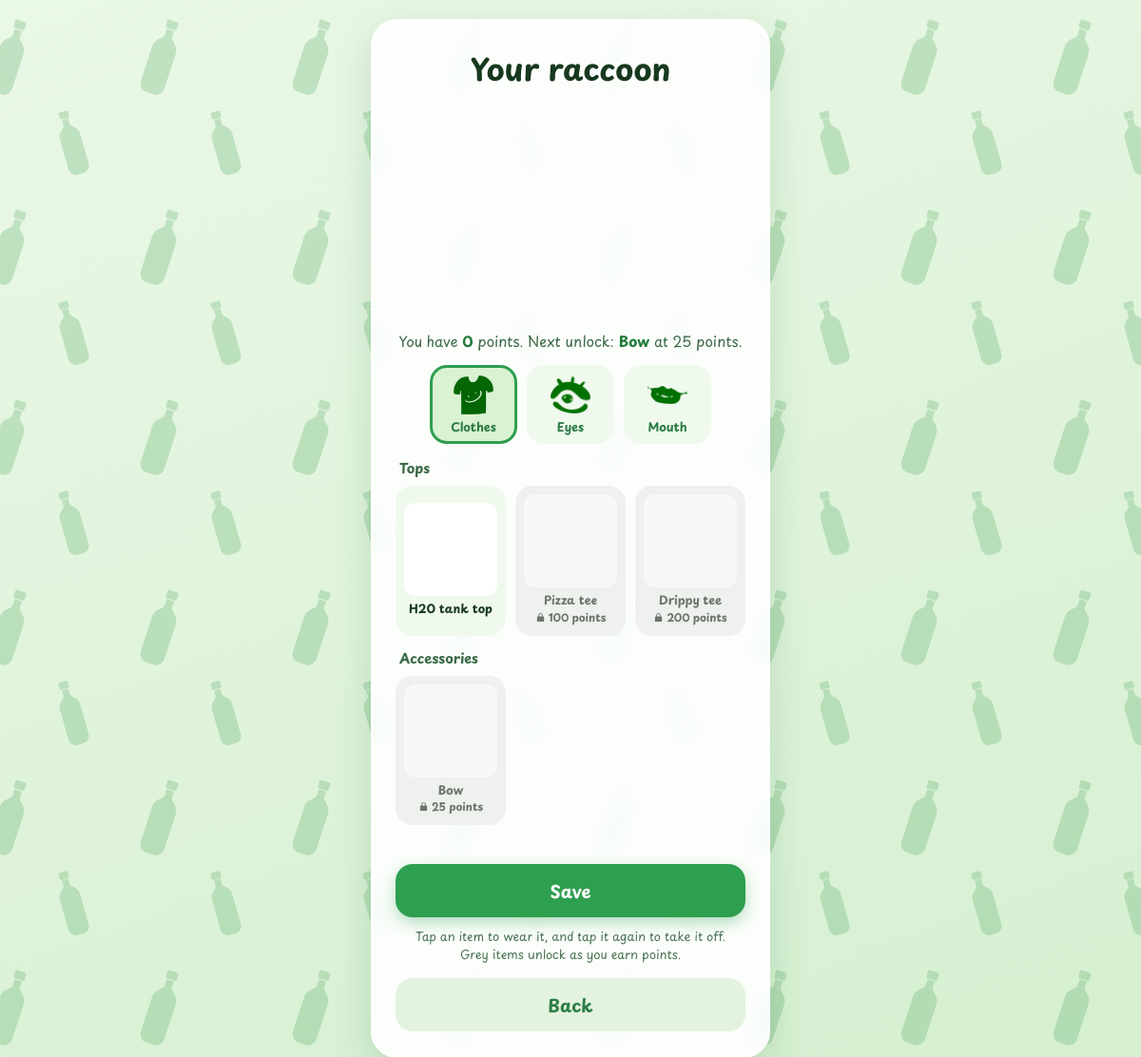
Before: /avatar/ (signed in) with the older database file.
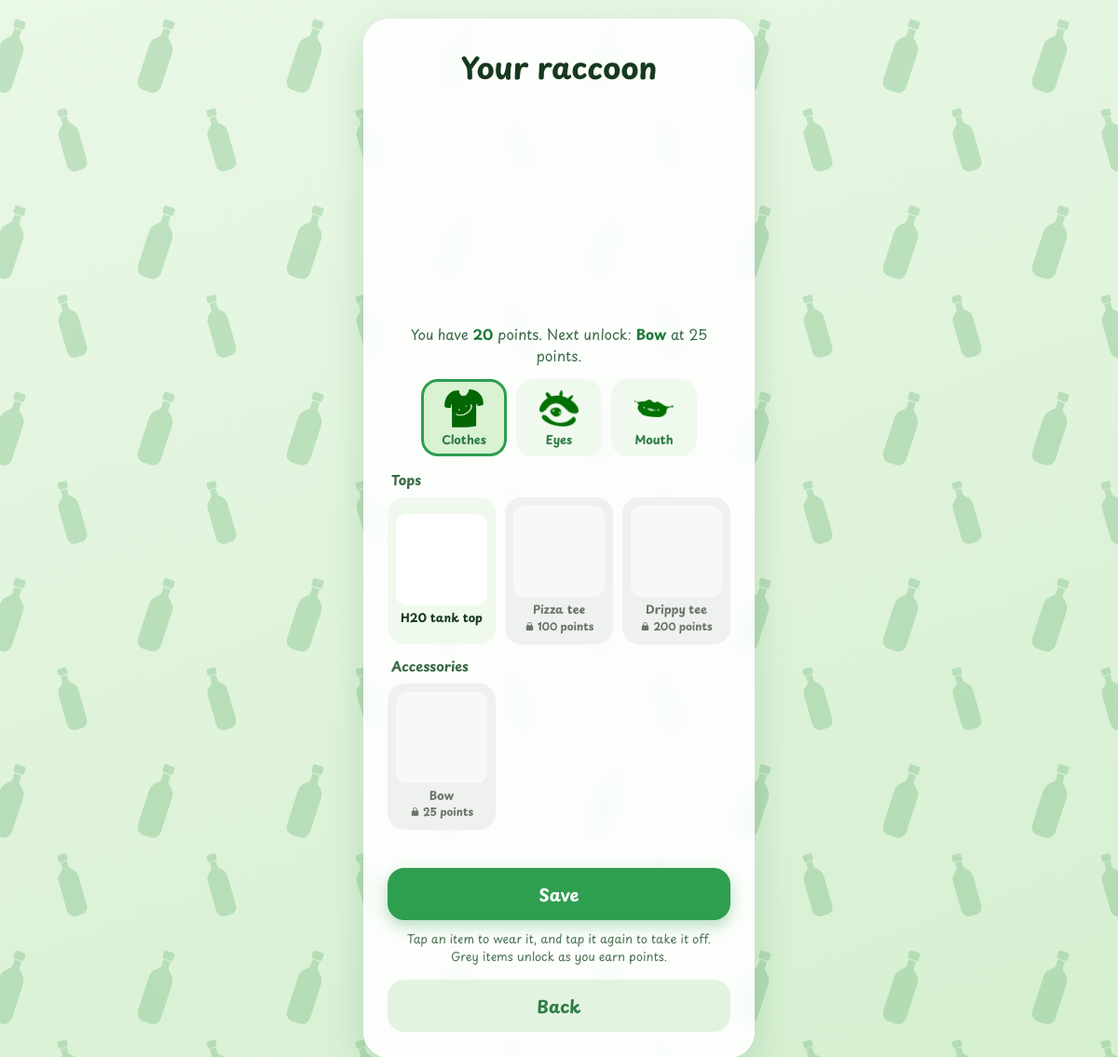
After: the same page with the newer database file.
### locations/models.py (models this page shows, shortened)
class UserProfile(models.Model):
    user = models.OneToOneField(
        settings.AUTH_USER_MODEL, on_delete=models.CASCADE, related_name="profile"
    )
    total_points = models.PositiveIntegerField(default=0)
    avatar_eyes = models.CharField(max_length=20, blank=True, default="white")
    avatar_mouth = models.CharField(max_length=20, blank=True, default="happy")
    avatar_top = models.CharField(max_length=20, blank=True, default="")
    avatar_hat = models.CharField(max_length=20, blank=True, default="")

### locations/views.py (the view)
# urls.py: path("avatar/", avatar_page, name="avatar"),
@login_required(login_url="login-page")
@never_cache
@require_http_methods(["GET", "POST"])
def avatar_page(request):
    user_profile, _ = UserProfile.objects.get_or_create(user=request.user)
    error = None
    if request.method == "POST":
        choices, error = clean_choices(request.POST, user_profile.total_points)
        if error is None:
            save_choices(user_profile, choices)
            return redirect("account")
    equipped = equipped_for(user_profile)
    upcoming = next_unlock(user_profile.total_points)
    return render(request, "locations/avatar.html", {
        "profile": user_profile, "avatar": equipped, "tabs": wardrobe(user_profile.total_points, equipped),
        "error": error, "upcoming": upcoming,
        "wardrobe_data": {
            "points": user_profile.total_points,
            "equipped": equipped,
            "items": {
                slot: {
                    item.key: {"url": asset_url(item.file), "name": item.name, "points": item.points,
                               "unlocked": is_unlocked(item, user_profile.total_points)}
                    for item in ITEMS if item.slot == slot
                } for slot in SLOTS
            },
        },
    }, status=400 if error else 200)

### locations/avatar.py (called while the page is built)
def find_item(slot: str, key: str):
    return _BY_SLOT.get(slot, {}).get(key)

def is_unlocked(item: Item, points: int) -> bool:
    return points >= item.points

def asset_url(path: str) -> str:
    return f"{static(path)}?v={ASSET_VERSION}"

def equipped_for(profile) -> dict:
    stored = {
        "top": profile.avatar_top, "eyes": profile.avatar_eyes,
        "mouth": profile.avatar_mouth, "hat": profile.avatar_hat,
    }
    worn = {}
    for slot in SLOTS:
        item = find_item(slot, stored[slot])
        worn[slot] = item.key if item and is_unlocked(item, profile.total_points) else ""
    return worn

def wardrobe(points: int, equipped: dict) -> list:
    tabs = []
    for tab_id, title, icon, groups in TABS:
        built = []
        for slot, heading in groups:
            items = []
            for item in ITEMS:
                if item.slot != slot:
                    continue
                items.append({
                    "item": item, "slot": slot, "key": item.key, "name": item.name, "points": item.points,
                    "unlocked": is_unlocked(item, points), "worn": equipped.get(slot) == item.key,
                })
            built.append({"slot": slot, "heading": heading, "items": items})
        tabs.append({"id": tab_id, "title": title, "icon": asset_url(icon), "groups": built})
    return tabs

def next_unlock(points: int):
    locked = [item for item in ITEMS if not is_unlocked(item, points)]
    return min(locked, key=lambda item: item.points) if locked else None

def view_styles(focus=None):
    width = AVATAR_CROP[2] - AVATAR_CROP[0]
    height = AVATAR_CROP[3] - AVATAR_CROP[1]
    if focus is None:
        return f"aspect-ratio:{width}/{height}", "left:0;top:0;width:100%"
    cx, cy, side = focus
    left = -(cx - side / 2 - AVATAR_CROP[0]) / side * 100
    top = -(cy - side / 2 - AVATAR_CROP[1]) / side * 100
    return "aspect-ratio:1/1", f"left:{left:.3f}%;top:{top:.3f}%;width:{width / side * 100:.3f}%"

    @property
    def file(self) -> str:
        return f"locations/avatar/{self.slot}-{self.key}.png"

    @property
    def focus(self):
        return FOCUS[self.slot]

### locations/templatetags/avatar_tags.py (called while the page is built)
def _picture(layers, focus, label="", css_class="", preview=False):
    box_style, stage_style = av.view_styles(focus)
    return {
        "layers": layers, "box_style": box_style, "stage_style": stage_style,
        "label": label, "css_class": css_class, "preview": preview,
    }

### locations/templates/locations/avatar.html (shortened to what this page needs)
{% extends "locations/auth_base.html" %}
{% load avatar_tags %}
{% block content %}
<h1>Your raccoon</h1>
<div class="preview">{% avatar avatar "full" label="Your raccoon" preview=True %}</div>
<p class="points-line">
  You have <strong>{{ profile.total_points }}</strong> points.
  {% if upcoming %}Next unlock: <strong>{{ upcoming.name }}</strong> at {{ upcoming.points }} points.{% else %}Everything is unlocked!{% endif %}
</p>
<form method="post" id="avatar-form">
  <div class="tabs" role="tablist">
    {% for tab in tabs %}
    <button type="button" class="tab press" role="tab" id="tab-{{ tab.id }}" aria-controls="panel-{{ tab.id }}" aria-selected="{% if forloop.first %}true{% else %}false{% endif %}">
      <img src="{{ tab.icon }}" alt=""><span>{{ tab.title }}</span>
    </button>
    {% endfor %}
  </div>
  {% for tab in tabs %}
  <section id="panel-{{ tab.id }}" role="tabpanel" aria-labelledby="tab-{{ tab.id }}"{% if not forloop.first %} hidden{% endif %}>
    {% for group in tab.groups %}
    <p class="group-title">{{ group.heading }}</p>
    <div class="items">
      {% for entry in group.items %}
      <button type="button" class="tile press{% if entry.worn %} worn{% endif %}{% if not entry.unlocked %} locked{% endif %}"
              data-slot="{{ entry.slot }}" data-key="{{ entry.key }}" aria-pressed="{% if entry.worn %}true{% else %}false{% endif %}"
              {% if not entry.unlocked %}aria-disabled="true"{% endif %}>
        {% avatar_item entry.item %}
        <span class="tile-name">{{ entry.name }}</span>
        <span class="tile-lock"><svg viewBox="0 0 24 24" aria-hidden="true"><path fill="currentColor" d="M7 10V7a5 5 0 0 1 10 0v3h1a2 2 0 0 1 2 2v8a2 2 0 0 1-2 2H6a2 2 0 0 1-2-2v-8a2 2 0 0 1 2-2zm2 0h6V7a3 3 0 0 0-6 0z"/></svg>{{ entry.points }} points</span>
      </button>
      {% endfor %}
    </div>
    {% endfor %}
  </section>
  {% endfor %}
  <p class="wardrobe-msg" id="wardrobe-msg" role="status" aria-live="polite"></p>
  <button class="btn" type="submit">Save</button>
  <p class="wardrobe-hint">Tap an item to wear it, and tap it again to take it off. Grey items unlock as you earn points.</p>
</form>
<a class="btn secondary" href="{% url 'account' %}">Back</a>
{% endblock %}

### locations/templates/locations/auth_base.html (shortened to what this page needs)
{% load static %}<!doctype html>
<html lang="en">
<head>
</head>
<body>
  <main>
    <div class="card">
      {% block content %}{% endblock %}
    </div>
  </main>
</body>
</html>

### locations/templates/locations/_avatar.html
<span class="avatar{% if css_class %} {{ css_class }}{% endif %}" style="{{ box_style }}"{% if preview %} data-preview{% endif %}{% if label %} role="img" aria-label="{{ label }}"{% else %} aria-hidden="true"{% endif %}><span class="avatar-stage" style="{{ stage_style }}">{% for layer in layers %}<img data-slot="{{ layer.slot }}"{% if layer.url %} src="{{ layer.url }}"{% else %} hidden{% endif %} alt="" draggable="false" decoding="async">{% endfor %}</span></span>

Changed rows visible on the page:
changed UserProfile: total_points "0" → "20"
